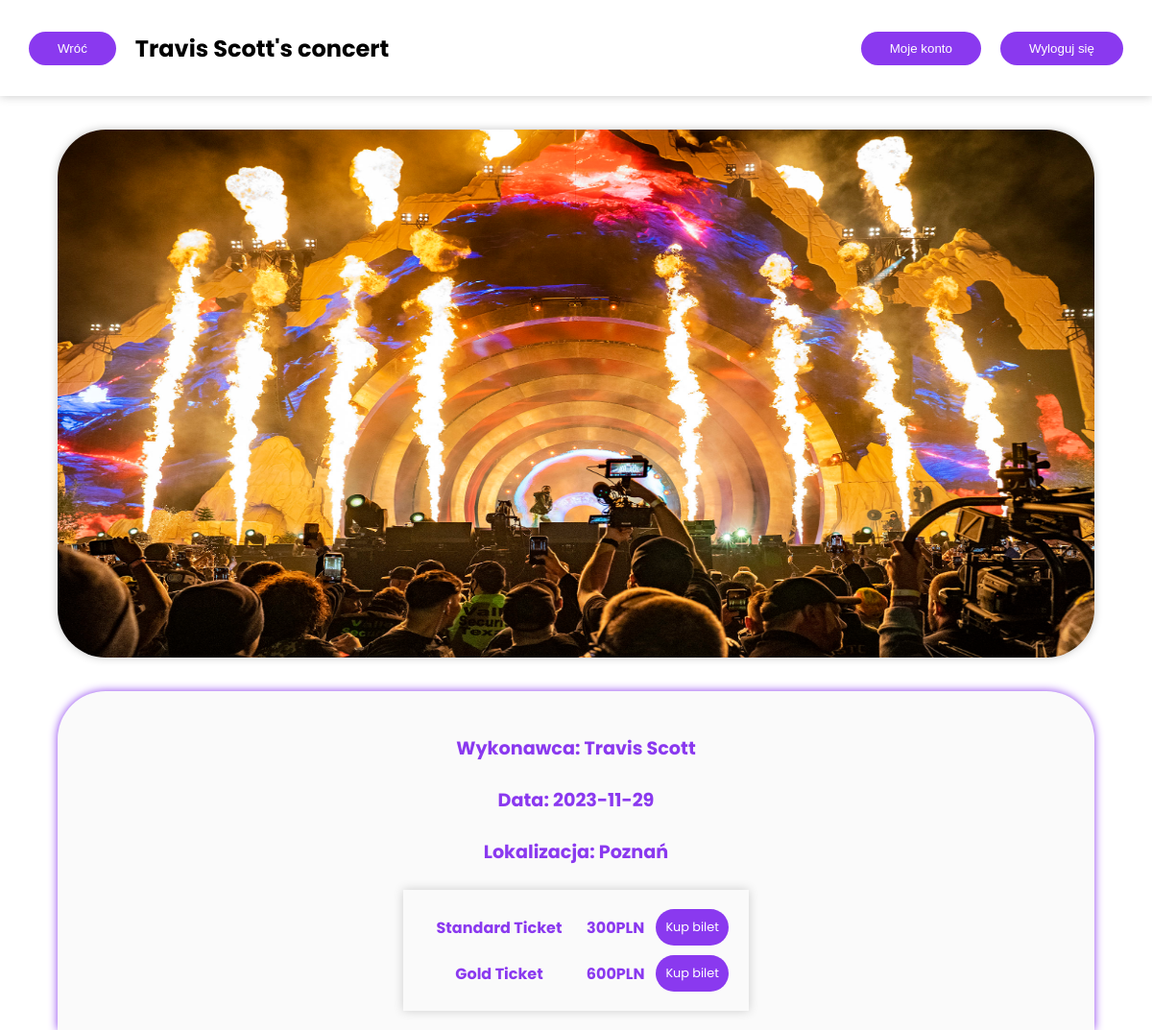
The page /main/event.php?event=1 on the database its author committed.
### tables this page shows
CREATE TABLE `events` (
  `id` int NOT NULL,
  `name` varchar(255) NOT NULL,
  `description` varchar(500) NOT NULL,
  `location` varchar(255) NOT NULL,
  `date` date NOT NULL
);

CREATE TABLE `images` (
  `imgID` int NOT NULL,
  `src` varchar(255) NOT NULL,
  `eventID` int NOT NULL
);

CREATE TABLE `tickets` (
  `ticketID` int NOT NULL,
  `eventID` int NOT NULL,
  `ticketName` varchar(255) NOT NULL,
  `price` float NOT NULL,
  `quantity` int NOT NULL
);

### main/event.php (the view, shortened to what this page needs)
<?php
  require_once $_SERVER['DOCUMENT_ROOT'] . '/tai_drugi/conn.php';
  $urlQ = str_replace('event=', '', $_SERVER['QUERY_STRING']);
  $eventQuery = "SELECT name, description, location, date FROM events WHERE id=$urlQ";
  $imageQuery = "SELECT src FROM images WHERE eventID=$urlQ";
  $eventQueryUse = mysqli_query($conn, $eventQuery);
  $imageQueryUse = mysqli_query($conn, $imageQuery);
  $eventInfo = mysqli_fetch_assoc($eventQueryUse);
  $imageInfo = mysqli_fetch_assoc($imageQueryUse);
  $eventName =  $eventInfo['name'];
  $eventLocat = $eventInfo['location'];
  $eventDate =  $eventInfo['date'];
  $imageSrc = $imageInfo['src'];
?>
<!DOCTYPE html>
<html lang="en">
  <head>
    <link rel="stylesheet" href="style.css" />
  </head>
  <body>
    <nav>
      <div class='functional-buttons'>
        <form action="main.php" method="post">
          <input type="submit" value="Wróć" id="back-button" name="backbutton">
        </form>
        <span>
          <h1>
            <?php echo trim($eventName) ."'s concert"?>
          </h1>
        </span>
      </div>
      <div class='functional-buttons'>
        <form method='post' action='../account/account.php'>
          <input type='submit' value='Moje konto' name="my-account"/>
        </form>
        <form action="event.php" method="post">
          <input type='submit' value='Wyloguj się' name='logout_input' />
        </form>
      </div>
    </nav>
    <article id="event-article">
      <div id="image-container">
        <img src="../images/<?php echo $imageSrc;?>">
      </div>
      <div id="info-container">
        <div id="important-info-container">
          <div>
            <span>Wykonawca: <?php echo $eventName;?></span> <br>
          </div>
          <div>
            <span>Data: <?php echo $eventDate;?></span> <br>
          </div>
          <div>
            <span>Lokalizacja: <?php echo $eventLocat;?></span> <br>
          </div>
        </div>
        <div class='tickets-table'>
          <div class='tickets'>
            <?php
              require_once $_SERVER['DOCUMENT_ROOT'] . '/tai_drugi/conn.php';
              $urlQ = str_replace('event=', '', $_SERVER['QUERY_STRING']);
              $selectQ = "SELECT * FROM tickets WHERE eventID = $urlQ";
              $res = mysqli_query($conn, $selectQ);
              if(mysqli_num_rows($res) > 0){
                while($row = mysqli_fetch_assoc($res)){
                  echo "
                    <div class='ticket'>
                      <span class='ticket-name'>$row[ticketName]</span>
                      <div>
                        <span>$row[price]PLN</span>
                        <div>
                          <a href='../buy/buy.php?ticket=$row[ticketID]'>Kup bilet</a>
                        </div>
                      </div>
                    </div>
                  ";
                }
              }
            ?>
          </div>
      </div>
    </article>
</body>
</html>

### main/style.css (style rules this page uses)
body { font-family: "Poppins", sans-serif; margin: 0; overflow-x: hidden; animation: fadeIn 2s; }
h1 { margin: 0; }
nav { position: fixed; z-index: 9; height: 100px; width: 100vw; background: #fff; box-shadow: 0px 0px 10px 0px rgba(0, 0, 0, 0.226); padding: 0 30px; display: flex; align-items: center; justify-content: space-between; gap: 20px; }
nav .functional-buttons { display: flex; gap: 20px; align-items: center; }
nav .functional-buttons form { height: 35px; }
nav .functional-buttons form input { height: 100%; padding: 10px 30px; border: none; border-radius: 25px; background-color: #8a39ef; color: #fff; transition: 0.3s; }
* { box-sizing: border-box; }
article { min-height: 70vh; }
#event-article { display: flex; flex-direction: column; width: 100vw; padding-top: 100px; }
#image-container { display: flex; justify-content: center; align-items: center; padding: 35px 0 35px 0; }
#image-container img { width: 70%; height: 700px; box-shadow: 0px 0px 10px 0px rgba(0, 0, 0, 0.226); border-radius: 50px; }
#info-container { display: flex; align-items: center; flex-direction: column; justify-content: space-around; margin: 0 15%; padding: 20px 0; box-shadow: 0px 0px 10px 0px #8a39ef; border-radius: 50px 50px 0 0; background-color: #fafafa; color: #8a39ef; font-weight: bold; }
#important-info-container, #buying-div { text-align: center; font-size: 1.5rem; margin: 0 20px; }
#important-info-container div, #buying-div div { margin: 25px 0; }
nav span h1 { text-align: center; }
.tickets-table { width: 100vw; display: flex; justify-content: center; grid-column: 1/2; }
.tickets-table .tickets { width: 30vw; padding: 20px; display: flex; flex-direction: column; box-shadow: 0px 0px 10px 0px rgba(0, 0, 0, 0.185); gap: 10px; }
.tickets-table .tickets .ticket { display: grid; grid-template-columns: 1fr 1fr; }
.tickets-table .tickets .ticket-name { display: grid; place-items: center; }
.tickets-table .tickets .ticket div { display: flex; justify-content: space-around; grid-column: 2/3; }
.tickets-table .tickets .ticket div span { display: grid; width: 50%; place-items: center; }
.tickets-table .tickets .ticket div div { height: 100%; display: grid; place-items: center; }
.tickets-table .tickets .ticket div div a { font-weight: normal; text-decoration: none; font-size: 0.8rem; padding: 10px; color: white; background-color: #8a39ef; border: none; border-radius: 25px; transition: 0.3s; }
@media (max-width: 1500px) { #image-container img { width: 85%; } }
@media (max-width: 1500px) { #info-container { margin: 0 7.5%; } }
@media (max-width: 1368px) { #important-info-container, #buying-div { font-size: 1.2rem; } }
@media (max-width: 1368px) { #image-container img { width: 90%; height: 550px; } }
@media (max-width: 1368px) { #info-container { margin: 0 5%; } }

### rows shown on the page
events: name "Travis Scott", date "2023-11-29", location "Poznań"
images: src (picture)
tickets: ticketName "Standard Ticket", price "300"
tickets: ticketName "Gold Ticket", price "600"
